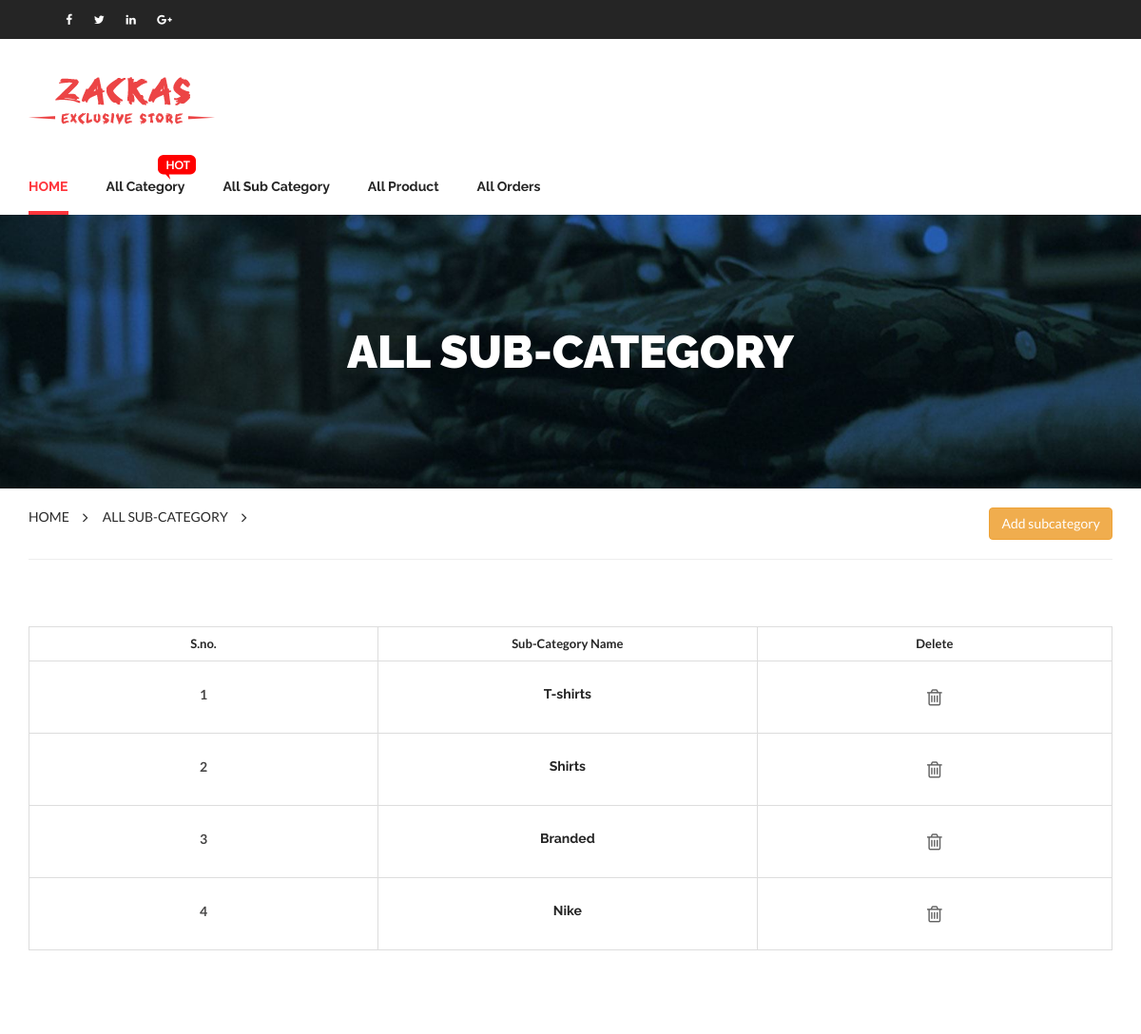
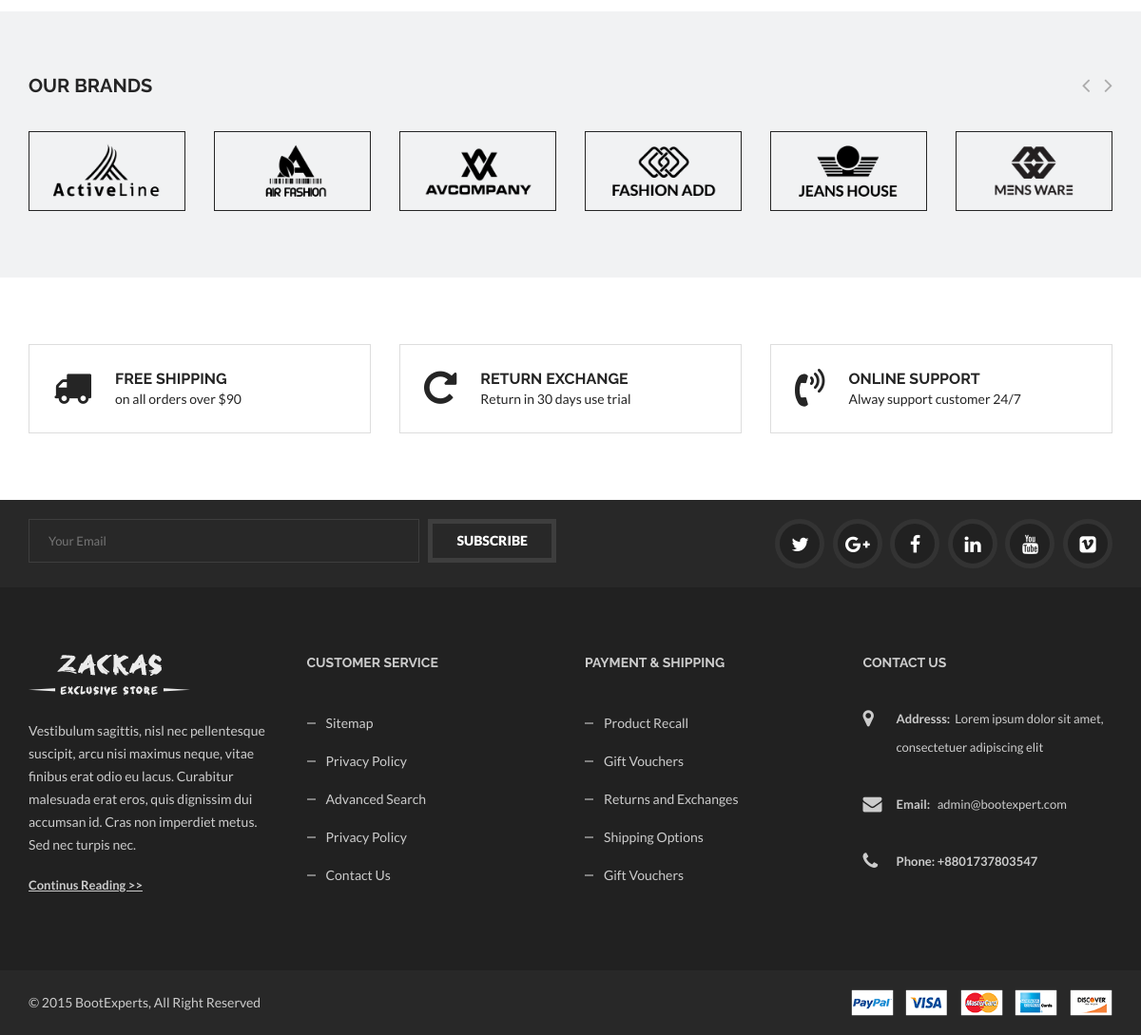
The page /all_subcat/ on the database its author committed (2 pictures, top to bottom).
### shopping/models.py (models this page shows, shortened)
class Sub_category(models.Model):
    category = models.ForeignKey(Category, on_delete=models.CASCADE,null=True)
    name = models.CharField(max_length=50, null=True, blank=True)

### shopping/views.py (the view)
# urls.py: url(r'^all_subcat/$',All_subcategory,name='all_subcat'),
def All_subcategory(request):
    data = Sub_category.objects.all()
    d = {"allsubcat":data}
    return render(request,'all_subcat.html',d)

### shopping/templates/all_subcat.html (shortened to what this page needs)
{% extends 'base2.html' %}
{% block body %}
{% load static %}
<div class="page-banner padding-120 fix">
	<div class="container">
		<div class="row">
			<div class="col-xs-12">
				<h1>All Sub-Category</h1>
			</div>
		</div>
	</div>
</div>
<div class="page-breadcrumb fix">
	<div class="container">
		<div class="row">
			<div class="col-sm-12">
				<ul>
					<li><a href="">Home</a></li>
					<li><span>All Sub-Category</span></li>
                    <li style="float:right;"><a href="{% url 'add_subcat' %}"><button  class="btn btn-warning">Add subcategory</button></a></li>
				</ul>
			</div>
		</div>
	</div>
</div>
<div class="about-page page margin-70 fix">
	<div class="container">
		<div class="row">
			<div class="col-xs-12">
				<div class="table-responsive">
					<table class="table cart-table">
						<thead>
							<tr>
								<th class="width-1">S.no.</th>
								<th class="width-2">Sub-Category Name</th>
								<th class="width-6">Delete</th>
							</tr>
						</thead>
						<tbody>
							{% for i in allsubcat %}
							<tr class="carttr_1">
								<td >
									<div class="cartpage-pro-dec">
										<center><a href="">{{ forloop.counter }}</a></center>
									</div>
								</td>
								<td>
									<div class="cart-page-price">
										<h5>{{ i.name }}</h5>
									</div>
								</td>
								<td>
									<div class="cartpage-delete-item">
										<a title="Remove item" href="{% url 'delete_subcat' i.id %}"><i class="fa fa-trash-o"></i></a>
									</div>
								</td>
							</tr>
							{% endfor %}
						</tbody>
					</table>
				</div>
			</div>
		</div>
	</div>
</div>
{% endblock %}

### shopping/static/css/style.css (style rules this page uses)
body { color: #252525; font-family: lato,Arial,Helvetica,sans-serif; font-size: 13px; font-style: normal; font-weight: 400; line-height: 20px; visibility: visible; }
h1, h2, h3, h4, h5, h6 { color: #252525; font-family: 'Raleway', sans-serif; font-weight: 700; line-height: 1.35; margin: 0 0 5px; }
ul { list-style: outside none none; margin: 0; padding: 0 }
.fix { overflow:hidden }
.margin-70 { margin-bottom: 70px; margin-top: 70px; }
.padding-120 { padding-bottom: 120px; padding-top: 120px; }
.page-banner { background: rgba(0, 0, 0, 0) url("img/background/shop-banner.jpg") no-repeat center center; -webkit-background-size: cover; background-size: cover; text-align: center; }
.page-banner h1 { color: #fff; font-size: 48px; font-weight: 900; line-height: 48px; margin: 0; text-transform: uppercase; }
.page-breadcrumb ul { border-bottom: 1px solid #eee; display: block; float: left; padding: 20px 0; width: 100%; }
.page-breadcrumb ul li { display: block; float: left; margin-right: 15px; padding-right: 20px; position: relative; }
.page-breadcrumb ul li:last-child { margin-right: 0; padding-right: 0; }
.page-breadcrumb ul li a { color: #2a2a2a; display: block; font-size: 14px; text-transform: uppercase; }
.page-breadcrumb ul li::before { content: "\f105"; font-family: fontawesome; color: #2a2a2a; font-size: 16px; position: absolute; right: 0; }
.page-breadcrumb ul li:last-child::before { content: ""; }
.page-breadcrumb ul li span { color: #2a2a2a; display: block; font-size: 14px; text-transform: uppercase; }
.cart-table { border: 1px solid #ddd; margin-bottom: 30px; }
.table > thead > tr > th, .table > tbody > tr > td { border-bottom: 1px solid #ddd; border-right: 1px solid #ddd; text-align: center; vertical-align: middle; }
.table > thead > tr > th:last-child, .table > tbody > tr > td:last-child { border-right: 0px solid #ddd; }
.cart-table .width-1 { width: 16%; }
.cart-table .width-2 { width: 35%; }
.cartpage-image, .cartpage-pro-dec { padding: 17px 32px; }
.cartpage-pro-dec { min-width: 350px; text-align: left; }
.cartpage-pro-dec a { color: #464545; display: block; font-size: 14px; font-weight: 700; margin-bottom: 5px; }
.cart-page-price { min-width: 80px; }
.cartpage-delete-item > a { color: #636363; font-size: 20px; }

### rows shown on the page
Sub_category: name "T-shirts"
Sub_category: name "Shirts"
Sub_category: name "Branded"
Sub_category: name "Nike"
